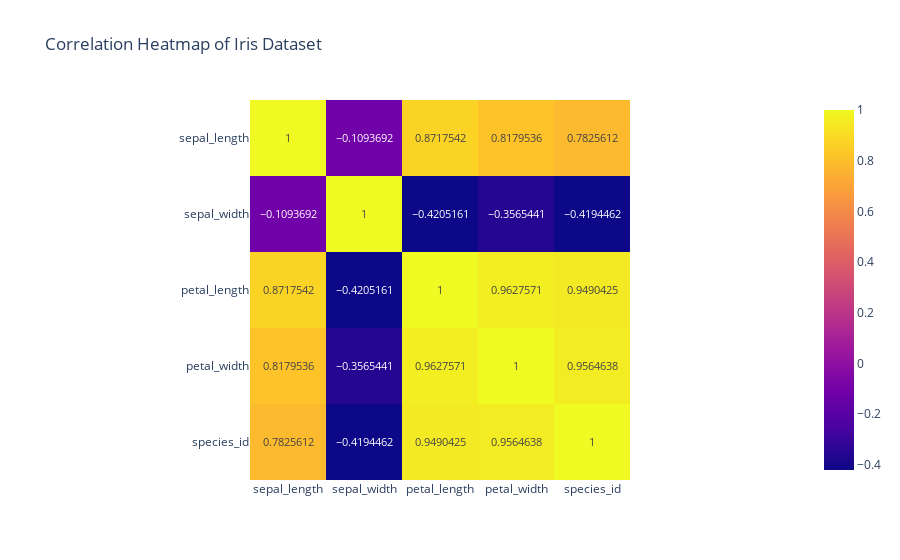

The notebook cell saved with this chart:
### Markdown cell above
## Plotly Plot 8: Heatmap

### Code cell
df = px.data.iris()
px.imshow(df.corr(numeric_only=True), text_auto=True, title='Correlation Heatmap of Iris Dataset')

### Figure 1 — Plotly figure (JSON) as saved in the notebook; plotly's stock layout.template omitted (floating-point values rounded to 4 significant figures)
{"data": [{"coloraxis": "coloraxis", "hovertemplate": "x: %{x}<br>y: %{y}<br>color: %{z}<extra></extra>", "name": "0", "texttemplate": "%{z}", "type": "heatmap", "x": ["sepal_length", "sepal_width", "petal_length", "petal_width", "species_id"], "xaxis": "x", "y": ["sepal_length", "sepal_width", "petal_length", "petal_width", "species_id"], "yaxis": "y", "z": [[1.0, -0.1094, 0.8718, 0.818, 0.7826], [-0.1094, 1.0, -0.4205, -0.3565, -0.4194], [0.8718, -0.4205, 1.0, 0.9628, 0.949], [0.818, -0.3565, 0.9628, 1.0, 0.9565], [0.7826, -0.4194, 0.949, 0.9565, 1.0]]}], "layout": {"coloraxis": {"colorscale": [[0, "#0d0887"], [0.1111, "#46039f"], [0.2222, "#7201a8"], [0.3333, "#9c179e"], [0.4444, "#bd3786"], [0.5556, "#d8576b"], [0.6667, "#ed7953"], [0.7778, "#fb9f3a"], [0.8889, "#fdca26"], [1, "#f0f921"]]}, "title": {"text": "Correlation Heatmap of Iris Dataset"}, "xaxis": {"anchor": "y", "constrain": "domain", "domain": [0, 1], "scaleanchor": "y"}, "yaxis": {"anchor": "x", "autorange": "reversed", "constrain": "domain", "domain": [0, 1]}}}
